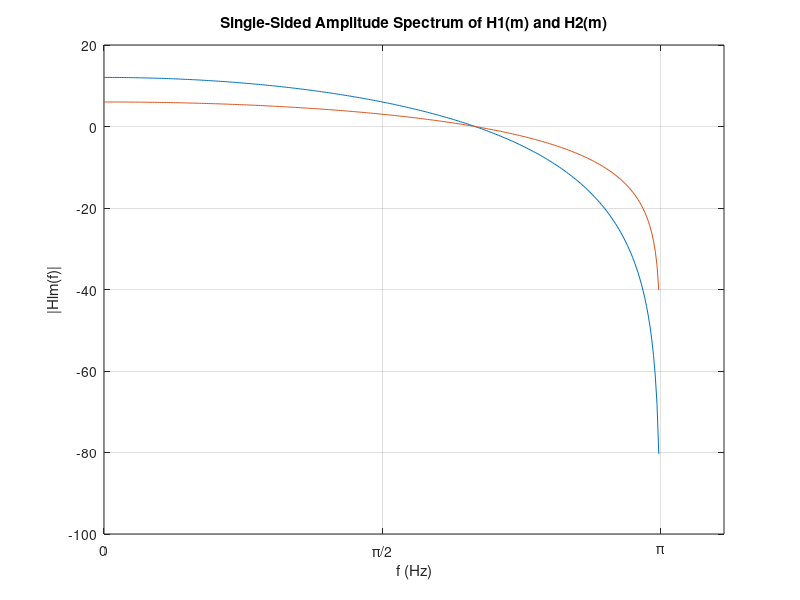

The MATLAB script that drew this image: (Note: this script raises an error after producing the figure.)
close all
clear

%-- common --
Fs = 2*pi;            % Sampling frequency                    
L = 640;             % Length of signal
f = Fs*(0:(L/2))/L;

%-- lowpass filter H1 --
h1_k = [1 2 1];

%-- lowpass filter H1 fft --
H1m = fft( [h1_k zeros(1, L - length(h1_k))] );
% H1m_P2 = abs(H1m/1);    % don't divide because filter coefficients are already scaled ???
H1m_P2 = 20*log10(abs(H1m/1));    % don't divide because filter coefficients are already scaled ???
H1m_P1 = H1m_P2(1:L/2+1);
H1m_P1(2:end-1) = H1m_P1(2:end-1);

%-- lowpass filter H2 --
h2_k = [1 1];

%-- lowpass filter H2 fft --
H2m = fft( [h2_k zeros(1, L - length(h2_k))] );
% H2m_P2 = abs(H2m/1);    % don't divide because filter coefficients are already scaled ???
H2m_P2 = 20*log10(abs(H2m/1));    % don't divide because filter coefficients are already scaled ???
H2m_P1 = H2m_P2(1:L/2+1);
H2m_P1(2:end-1) = H2m_P1(2:end-1);

%-- plots --
figure
plot(f,H1m_P1, f, H2m_P1) 
grid on
title('Single-Sided Amplitude Spectrum of H1(m) and H2(m)')
xlabel('f (Hz)')
ylabel('|Hlm(f)|')
set(gca,'XTick',0:pi/2:pi) 
set(gca,'XTickLabel',{'0','\pi/2','\pi'})

fvtool(h1_k, 1, h2_k, 1);